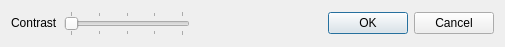
<?xml version="1.0" encoding="UTF-8"?>
<ui version="4.0">
 <class>ContrastDialog</class>
 <widget class="QDialog" name="ContrastDialog">
  <property name="geometry">
   <rect>
    <x>0</x>
    <y>0</y>
    <width>505</width>
    <height>47</height>
   </rect>
  </property>
  <property name="sizePolicy">
   <sizepolicy hsizetype="Fixed" vsizetype="Fixed">
    <horstretch>0</horstretch>
    <verstretch>0</verstretch>
   </sizepolicy>
  </property>
  <property name="minimumSize">
   <size>
    <width>505</width>
    <height>47</height>
   </size>
  </property>
  <property name="maximumSize">
   <size>
    <width>505</width>
    <height>47</height>
   </size>
  </property>
  <property name="windowTitle">
   <string>Contrast / background colour for mask</string>
  </property>
  <property name="windowIcon">
   <iconset>
    <normaloff>.</normaloff>.</iconset>
  </property>
  <property name="modal">
   <bool>true</bool>
  </property>
  <layout class="QHBoxLayout" name="horizontalLayout">
   <item>
    <widget class="QLabel" name="label">
     <property name="sizePolicy">
      <sizepolicy hsizetype="Fixed" vsizetype="Fixed">
       <horstretch>0</horstretch>
       <verstretch>0</verstretch>
      </sizepolicy>
     </property>
     <property name="text">
      <string>Contrast</string>
     </property>
    </widget>
   </item>
   <item>
    <widget class="QSlider" name="ContrastSlider">
     <property name="minimum">
      <number>1</number>
     </property>
     <property name="maximum">
      <number>5</number>
     </property>
     <property name="pageStep">
      <number>1</number>
     </property>
     <property name="orientation">
      <enum>Qt::Horizontal</enum>
     </property>
     <property name="tickPosition">
      <enum>QSlider::TicksBothSides</enum>
     </property>
     <property name="tickInterval">
      <number>1</number>
     </property>
    </widget>
   </item>
   <item>
    <widget class="QLabel" name="SampleLabel">
     <property name="sizePolicy">
      <sizepolicy hsizetype="Expanding" vsizetype="Fixed">
       <horstretch>0</horstretch>
       <verstretch>0</verstretch>
      </sizepolicy>
     </property>
     <property name="text">
      <string/>
     </property>
    </widget>
   </item>
   <item>
    <widget class="QDialogButtonBox" name="buttonBox">
     <property name="standardButtons">
      <set>QDialogButtonBox::Cancel|QDialogButtonBox::Ok</set>
     </property>
    </widget>
   </item>
  </layout>
 </widget>
 <resources/>
 <connections/>
</ui>
